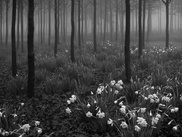
%> input picture test1_destination.jpg, 182 x 137 px, shrunk from 1024 x 768 before the run
$ octave gray2rgb_test1.m   (GNU Octave 9; MATLAB toolbox functions it lacks are replaced by stand-ins)
%> lines starting %> are read from the running program, lines starting %| are printed output that depends on the picture
### gray2rgb.m
function R=gray2rgb(dest,src)
%> called with dest = 'test1_destination.jpg', src = 'test1_source.jpg'

imt = imread(dest); % read target image
%> imt is the input picture: size 137x182 uint8; min 0, max 254, mean 69.2
ims = imread(src); % read source image
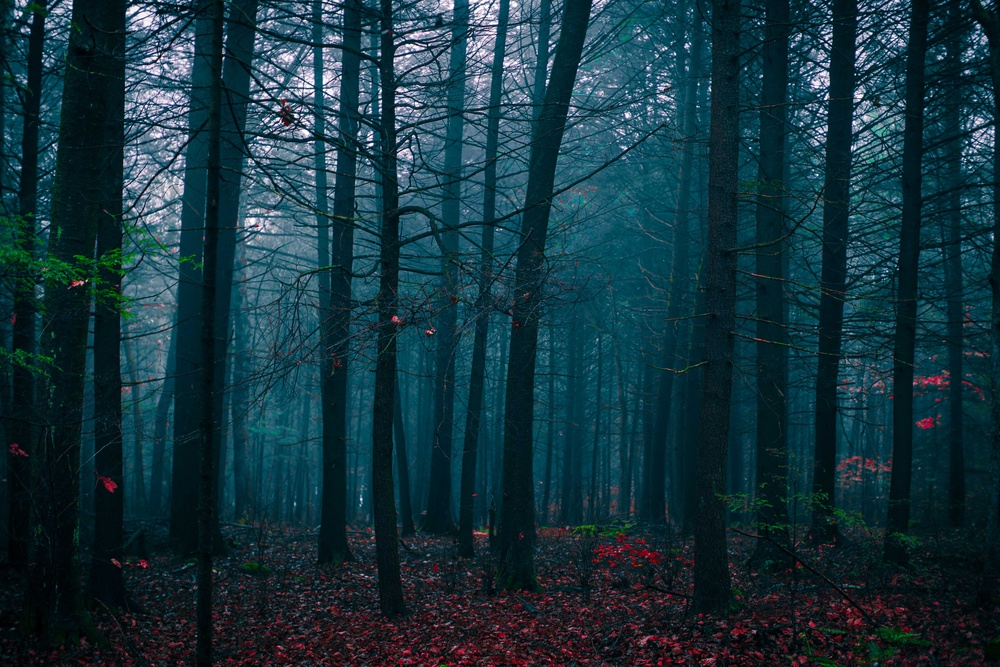
%> input picture test1_source.jpg, 1000 x 667 px, shrunk from 5616 x 3744 before the run
%> ims is the input picture: size 667x1000x3 uint8; mean R, G, B 21.4, 51.6, 61.8
[tx, ty, tz] = size(imt); % get size of target image
%> tx = 137; ty = 182; tz = 1
[~, ~, sz] = size(ims); % get 3rd dim of source
%> sz = 3
if tz ~= 1 % convert the destination image to grayscale if not already
    imt = rgb2gray(imt);
end
if sz ~= 3 % check to see that the source image is RGB
    disp ('img2 must be a color image (not indexed)');
else
    imt(:, :, 2) = imt(:, :, 1); % add green channel to grayscale img
    imt(:, :, 3) = imt(:, :, 1); % add blue channel to grayscale img
%> imt: size 137x182x3 uint8

% Converting to ycbcr color space
    % ycbcr, y: luminance, cb: blue difference chroma, cr: red difference chroma
    % s - source, t - target
    nspace1 = rgb2ycbcr(ims); % convert source img to ycbcr color space
%> nspace1: size 667x1000x3 uint8; mean of channels 1, 2, 3 53.6, 136.9, 114
    nspace2 = rgb2ycbcr(imt); % convert target img to ycbcr color space
%> nspace2: size 137x182x3 uint8; mean of channels 1, 2, 3 75.5, 128, 128

    % Get unique values of the luminance
    [ms, ics, ~] = unique(double(nspace1(:, :, 1))); % luminance of src img
%> ms = 220 values from 16 to 235; ics = 220 values, max 202232 at index 220, min 1 at index 17, mean 15781
    mt = unique(double(nspace2(:, :, 1))); % luminance of target img
%> mt = 207 values from 16 to 234
    % Establish values for the cb and cr content from the source
    % image
    cbs = nspace1(:, :, 2);
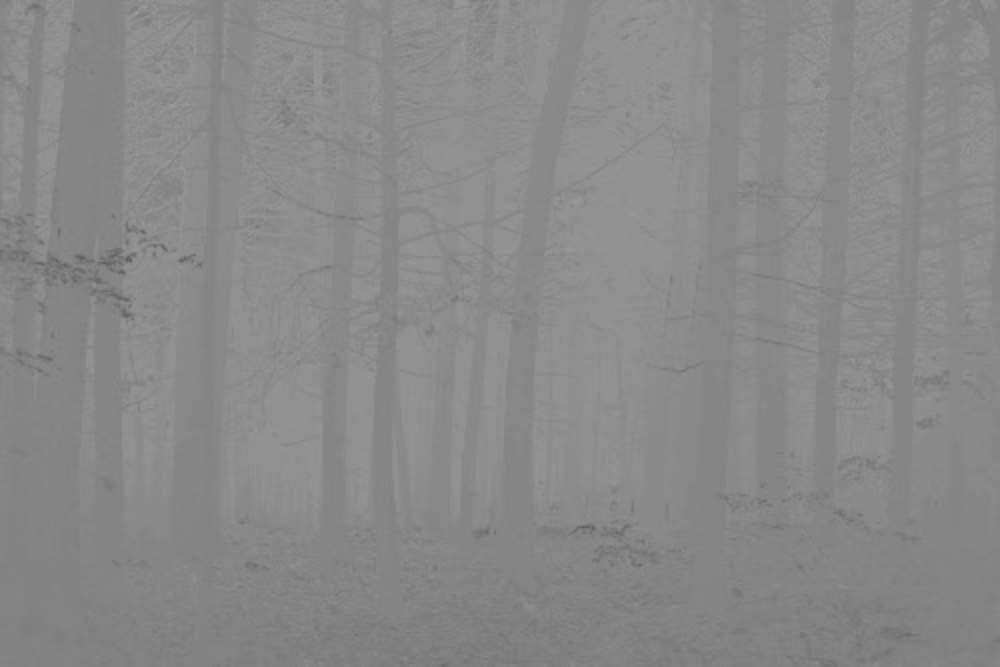
%> cbs: size 667x1000 uint8; min 94, max 153, mean 136.9
    cbs = cbs(ics);
%> cbs = 220 values, max 148 at index 80, min 109 at index 50, mean 136.8
    crs = nspace1(:, :, 3);
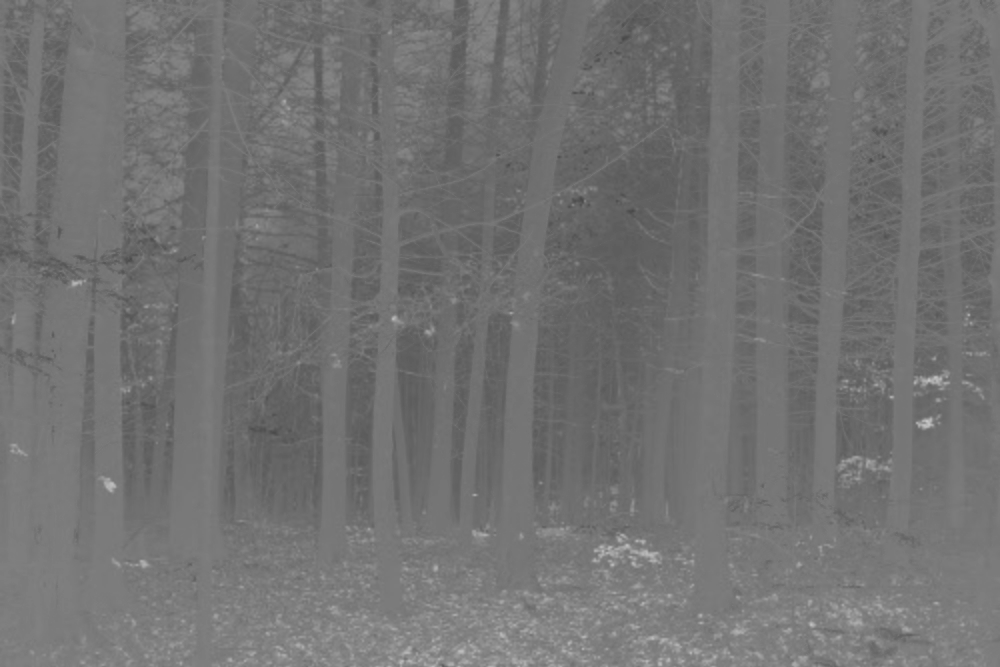
%> crs: size 667x1000 uint8; min 73, max 199, mean 114
    crs = crs(ics);
%> crs = 220 values, max 132 at index 200, min 89 at index 63, mean 113.1

    % get max and min luminance of src and target
    m1 =max(ms);
%> m1 = 235
    m2 = min(ms);
%> m2 = 16
    m3 = max(mt);
%> m3 = 234
    m4 = min(mt);
%> m4 = 16
    d1 = m1 - m2; % get difference between max and min luminance
%> d1 = 219
    d2 = m3 - m4;
%> d2 = 218
    % Normalization
    dx1 = ms;
%> dx1 = 220 values from 16 to 235
    dx2 = mt;
%> dx2 = 207 values from 16 to 234
    dx1 = (dx1 * 255) / (255 - d1); % normalize source
%> dx1 = 220 values from 113.3 to 1664.6
    dx2 = (dx2 * 255) / (255 - d2); % normalize target
%> dx2 = 207 values from 110.3 to 1612.7
    [mx, ~] = size(dx2);
%> mx = 207
    % luminance and normalization of target image
    nimage_norm = double(nspace2(:, :, 1));
    nimage_norm =(nimage_norm * 255) / (255 - d2);

    % Luminance Comparison
    nimage = nspace2;
    nimage_cb = nimage(:, :, 2);
%> nimage_cb: size 137x182 uint8; every value is 128
    nimage_cr = nimage(:, :, 3);

    % reshape cb and cr channels to be column vector
    nimage_cb = reshape(nimage_cb, numel(nimage_cb), 1);
    nimage_cr = reshape(nimage_cr, numel(nimage_cr), 1);

    % CHANGE: Loop through dx2 luminance values and find location of
    % corresponding luminance values in nimage_norm. Assign cb and cr
    % values to nimage's cb and cr channels for matching values

    for i = 1:mx
        iy = dx2(i);
        tmp = abs(dx1 - iy); % calculate absolute difference between
        % specific normalized target luminance value and normalized
        % source luminance values
        ck = min(tmp);
        % finds min value of absolute diff. between specific
        % normalized target luminance value and normalized source
        % luminance values
        r = find(tmp == ck); % finds row and column where tmp = ck
        cb = cbs(r, 1); % establish cb value
        cr = crs(r, 1); % establish cr value
        mtch = find(nimage_norm == iy); % find linear indicies of matching
        % luminance values
        nimage_cb(mtch) = cb(1); % set cb values based on matching lum vals
        nimage_cr(mtch) = cr(1); % set cr values based on matching lum vals
    end
%> this loop made 207 passes
%> (iy, ck, r, cb, cr) on passes 4 to 6: (130.9, 3.45, 3, 129, 127), (137.8, 3.25, 4, 130, 126), (144.7, 3.06, 5, 132, 125)

    % reshape cb and cr channels to original image dimensions
    nimage_cb = reshape(nimage_cb, tx, ty);
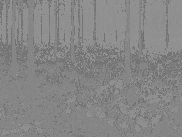
%> nimage_cb: size 137x182 uint8; min 109, max 148, mean 133.8
    nimage_cr = reshape(nimage_cr, tx, ty);
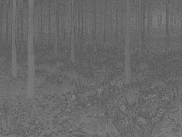
%> nimage_cr: size 137x182 uint8; min 89, max 132, mean 104.8
    % assign cb and cr channelse of output image
    nimage(:, :, 2) = nimage_cb;
    nimage(:, :, 3) = nimage_cr;
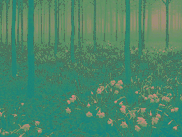
%> nimage: size 137x182x3 uint8; mean R, G, B 75.5, 133.8, 104.8

    rslt = ycbcr2rgb(nimage);
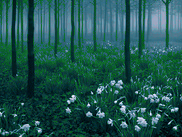
%> rslt: size 137x182x3 uint8; mean R, G, B 32.1, 85.9, 81
    R = uint8(rslt);
end

### gray2rgb_test1.m
tic
rslt = gray2rgb('test1_destination.jpg','test1_source.jpg');
gray = imread('test1_destination.jpg');
color = imread('test1_source.jpg');

figure
subplot(1,2,1); imshow(uint8(gray)); title('gray image');
subplot(1,2,2); imshow(uint8(rslt)); title('colored image');
toc
